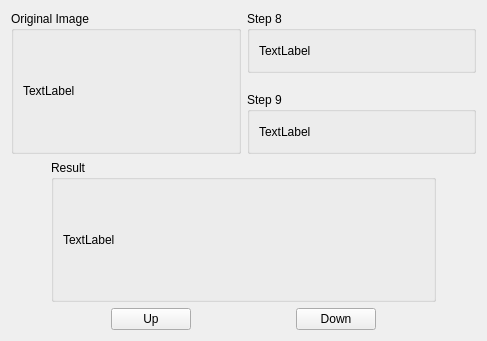
<?xml version="1.0" encoding="UTF-8"?>
<ui version="4.0">
 <class>Form</class>
 <widget class="QWidget" name="Form">
  <property name="geometry">
   <rect>
    <x>0</x>
    <y>0</y>
    <width>487</width>
    <height>341</height>
   </rect>
  </property>
  <property name="windowTitle">
   <string>Form</string>
  </property>
  <layout class="QGridLayout" name="gridLayout_5">
   <item row="0" column="0">
    <layout class="QVBoxLayout" name="verticalLayout_2">
     <item>
      <layout class="QHBoxLayout" name="horizontalLayout_3">
       <item>
        <widget class="QGroupBox" name="originalgroupBox">
         <property name="title">
          <string>Original Image</string>
         </property>
         <layout class="QGridLayout" name="gridLayout">
          <item row="0" column="0">
           <widget class="QLabel" name="originallabel">
            <property name="text">
             <string>TextLabel</string>
            </property>
           </widget>
          </item>
         </layout>
        </widget>
       </item>
       <item>
        <layout class="QVBoxLayout" name="verticalLayout">
         <item>
          <widget class="QGroupBox" name="step8groupBox">
           <property name="title">
            <string>Step 8</string>
           </property>
           <layout class="QGridLayout" name="gridLayout_2">
            <item row="0" column="0">
             <widget class="QLabel" name="step8label">
              <property name="text">
               <string>TextLabel</string>
              </property>
             </widget>
            </item>
           </layout>
          </widget>
         </item>
         <item>
          <spacer name="verticalSpacer">
           <property name="orientation">
            <enum>Qt::Vertical</enum>
           </property>
           <property name="sizeType">
            <enum>QSizePolicy::Minimum</enum>
           </property>
           <property name="sizeHint" stdset="0">
            <size>
             <width>179</width>
             <height>13</height>
            </size>
           </property>
          </spacer>
         </item>
         <item>
          <widget class="QGroupBox" name="step9groupBox">
           <property name="title">
            <string>Step 9</string>
           </property>
           <layout class="QGridLayout" name="gridLayout_3">
            <item row="0" column="0">
             <widget class="QLabel" name="step9label">
              <property name="text">
               <string>TextLabel</string>
              </property>
             </widget>
            </item>
           </layout>
          </widget>
         </item>
        </layout>
       </item>
      </layout>
     </item>
     <item>
      <layout class="QHBoxLayout" name="horizontalLayout_2">
       <item>
        <spacer name="horizontalSpacer_4">
         <property name="orientation">
          <enum>Qt::Horizontal</enum>
         </property>
         <property name="sizeType">
          <enum>QSizePolicy::Minimum</enum>
         </property>
         <property name="sizeHint" stdset="0">
          <size>
           <width>40</width>
           <height>20</height>
          </size>
         </property>
        </spacer>
       </item>
       <item>
        <widget class="QGroupBox" name="resultgroupBox">
         <property name="title">
          <string>Result</string>
         </property>
         <layout class="QGridLayout" name="gridLayout_4">
          <item row="0" column="0">
           <widget class="QLabel" name="resultlabel">
            <property name="text">
             <string>TextLabel</string>
            </property>
           </widget>
          </item>
         </layout>
        </widget>
       </item>
       <item>
        <spacer name="horizontalSpacer_5">
         <property name="orientation">
          <enum>Qt::Horizontal</enum>
         </property>
         <property name="sizeType">
          <enum>QSizePolicy::Minimum</enum>
         </property>
         <property name="sizeHint" stdset="0">
          <size>
           <width>40</width>
           <height>20</height>
          </size>
         </property>
        </spacer>
       </item>
      </layout>
     </item>
     <item>
      <layout class="QHBoxLayout" name="horizontalLayout">
       <item>
        <spacer name="horizontalSpacer">
         <property name="orientation">
          <enum>Qt::Horizontal</enum>
         </property>
         <property name="sizeHint" stdset="0">
          <size>
           <width>40</width>
           <height>20</height>
          </size>
         </property>
        </spacer>
       </item>
       <item>
        <widget class="QPushButton" name="uppushButton">
         <property name="text">
          <string>Up</string>
         </property>
        </widget>
       </item>
       <item>
        <spacer name="horizontalSpacer_2">
         <property name="orientation">
          <enum>Qt::Horizontal</enum>
         </property>
         <property name="sizeHint" stdset="0">
          <size>
           <width>40</width>
           <height>20</height>
          </size>
         </property>
        </spacer>
       </item>
       <item>
        <widget class="QPushButton" name="downpushButton">
         <property name="text">
          <string>Down</string>
         </property>
        </widget>
       </item>
       <item>
        <spacer name="horizontalSpacer_3">
         <property name="orientation">
          <enum>Qt::Horizontal</enum>
         </property>
         <property name="sizeHint" stdset="0">
          <size>
           <width>40</width>
           <height>20</height>
          </size>
         </property>
        </spacer>
       </item>
      </layout>
     </item>
    </layout>
   </item>
  </layout>
 </widget>
 <resources/>
 <connections/>
</ui>
